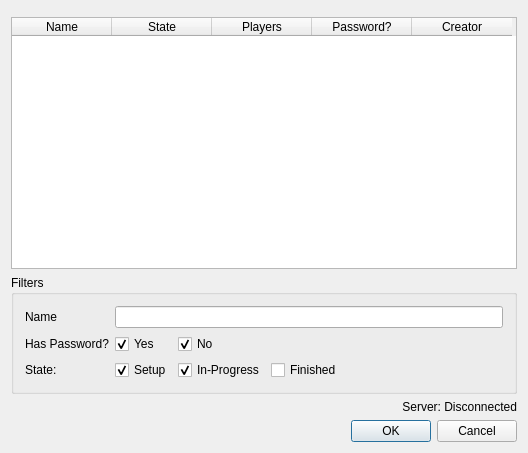
<?xml version="1.0" encoding="UTF-8"?>
<ui version="4.0">
 <class>GameSessionBrowserDialog</class>
 <widget class="QDialog" name="GameSessionBrowserDialog">
  <property name="geometry">
   <rect>
    <x>0</x>
    <y>0</y>
    <width>528</width>
    <height>453</height>
   </rect>
  </property>
  <property name="windowTitle">
   <string>Session Browser</string>
  </property>
  <layout class="QVBoxLayout" name="verticalLayout">
   <item>
    <widget class="QMenuBar" name="menu_bar"/>
   </item>
   <item>
    <widget class="QTableWidget" name="table_widget">
     <property name="editTriggers">
      <set>QAbstractItemView::NoEditTriggers</set>
     </property>
     <property name="tabKeyNavigation">
      <bool>false</bool>
     </property>
     <property name="selectionMode">
      <enum>QAbstractItemView::SingleSelection</enum>
     </property>
     <property name="selectionBehavior">
      <enum>QAbstractItemView::SelectRows</enum>
     </property>
     <property name="sortingEnabled">
      <bool>true</bool>
     </property>
     <attribute name="verticalHeaderVisible">
      <bool>false</bool>
     </attribute>
     <column>
      <property name="text">
       <string>Name</string>
      </property>
     </column>
     <column>
      <property name="text">
       <string>State</string>
      </property>
     </column>
     <column>
      <property name="text">
       <string>Players</string>
      </property>
     </column>
     <column>
      <property name="text">
       <string>Password?</string>
      </property>
     </column>
     <column>
      <property name="text">
       <string>Creator</string>
      </property>
     </column>
    </widget>
   </item>
   <item>
    <widget class="QGroupBox" name="filter_group">
     <property name="title">
      <string>Filters</string>
     </property>
     <layout class="QGridLayout" name="gridLayout">
      <item row="0" column="0">
       <widget class="QLabel" name="filter_name_label">
        <property name="sizePolicy">
         <sizepolicy hsizetype="Minimum" vsizetype="Preferred">
          <horstretch>0</horstretch>
          <verstretch>0</verstretch>
         </sizepolicy>
        </property>
        <property name="text">
         <string>Name</string>
        </property>
       </widget>
      </item>
      <item row="2" column="4">
       <spacer name="horizontalSpacer">
        <property name="orientation">
         <enum>Qt::Horizontal</enum>
        </property>
        <property name="sizeHint" stdset="0">
         <size>
          <width>40</width>
          <height>20</height>
         </size>
        </property>
       </spacer>
      </item>
      <item row="0" column="1" colspan="4">
       <widget class="QLineEdit" name="filter_name_edit"/>
      </item>
      <item row="3" column="0">
       <widget class="QLabel" name="state_filter_label">
        <property name="text">
         <string>State:</string>
        </property>
       </widget>
      </item>
      <item row="3" column="1">
       <widget class="QCheckBox" name="state_setup_check">
        <property name="text">
         <string>Setup</string>
        </property>
        <property name="checked">
         <bool>true</bool>
        </property>
       </widget>
      </item>
      <item row="3" column="2">
       <widget class="QCheckBox" name="state_inprogress_check">
        <property name="text">
         <string>In-Progress</string>
        </property>
        <property name="checked">
         <bool>true</bool>
        </property>
       </widget>
      </item>
      <item row="3" column="3">
       <widget class="QCheckBox" name="state_finished_check">
        <property name="text">
         <string>Finished</string>
        </property>
       </widget>
      </item>
      <item row="2" column="0">
       <widget class="QLabel" name="has_password_label">
        <property name="text">
         <string>Has Password?</string>
        </property>
       </widget>
      </item>
      <item row="2" column="1">
       <widget class="QCheckBox" name="has_password_yes_check">
        <property name="text">
         <string>Yes</string>
        </property>
        <property name="checked">
         <bool>true</bool>
        </property>
       </widget>
      </item>
      <item row="2" column="2">
       <widget class="QCheckBox" name="has_password_no_check">
        <property name="text">
         <string>No</string>
        </property>
        <property name="checked">
         <bool>true</bool>
        </property>
       </widget>
      </item>
     </layout>
    </widget>
   </item>
   <item>
    <layout class="QHBoxLayout" name="label_layout">
     <item>
      <widget class="QLabel" name="status_label">
       <property name="text">
        <string/>
       </property>
       <property name="wordWrap">
        <bool>true</bool>
       </property>
      </widget>
     </item>
     <item>
      <widget class="QLabel" name="server_connection_label">
       <property name="text">
        <string>Server: Disconnected</string>
       </property>
       <property name="alignment">
        <set>Qt::AlignRight|Qt::AlignTrailing|Qt::AlignVCenter</set>
       </property>
      </widget>
     </item>
    </layout>
   </item>
   <item>
    <widget class="QDialogButtonBox" name="button_box">
     <property name="minimumSize">
      <size>
       <width>500</width>
       <height>0</height>
      </size>
     </property>
     <property name="standardButtons">
      <set>QDialogButtonBox::Cancel|QDialogButtonBox::Ok</set>
     </property>
    </widget>
   </item>
  </layout>
 </widget>
 <layoutdefault spacing="6" margin="11"/>
 <resources/>
 <connections/>
</ui>
